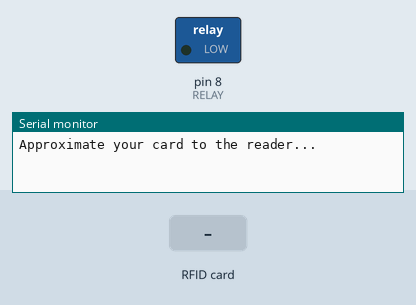
Recording of a sketch running on a simulated Arduino Uno, built with avr-gcc and run on an emulated ATmega328P. Parts: switched loads named in the sketch (green lamp = pin HIGH), the last lines printed to the serial monitor. Inputs (shaded band) come from the test bench. Pins used as bus, display or sensor lines are not drawn.

Above: at 1.2 s.
1.3 s: RFID card 5E 7A 19 C4 held to the reader
At 2.1 s:
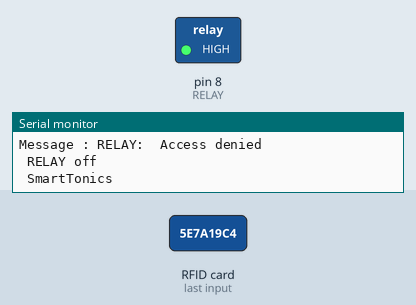
2.8 s: RFID card 89 18 79 63 held to the reader
At 4.0 s:
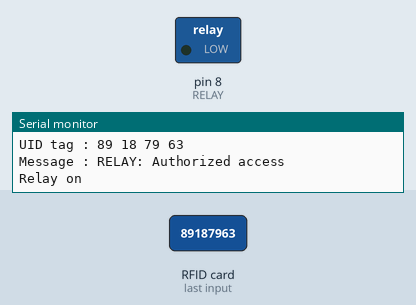
Timing chart, 0 to 5.8 s (numbered marks = the images above; inputs shaded):
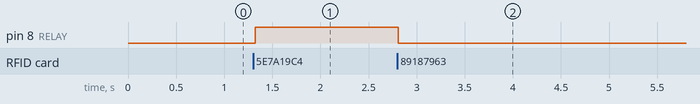

The sketch:

rfid_prueva_web_1.ino
```cpp
#include <SPI.h>
#include <MFRC522.h>
#define RELAY 8
#define SS_PIN 10
#define RST_PIN 9
MFRC522 mfrc522(SS_PIN, RST_PIN);   // Create MFRC522 instance.
void setup()
{
pinMode (RELAY,OUTPUT);
Serial.begin(9600);   // Initiate a serial communication
SPI.begin();      // Initiate  SPI bus
mfrc522.PCD_Init();   // Initiate MFRC522
Serial.println("Approximate your card to the reader...");
Serial.println();
}
void loop()
{
// Look for new cards
if ( ! mfrc522.PICC_IsNewCardPresent())
{
return;
}
// Select one of the cards
if ( ! mfrc522.PICC_ReadCardSerial())
{
return;
}
//Show UID on serial monitor
Serial.print("UID tag :");
String content= "";
byte letter;
for (byte i = 0; i < mfrc522.uid.size; i++)
{
Serial.print(mfrc522.uid.uidByte[i] < 0x10 ? " 0" : " ");
Serial.print(mfrc522.uid.uidByte[i], HEX);
content.concat(String(mfrc522.uid.uidByte[i] < 0x10 ? " 0" : " "));
content.concat(String(mfrc522.uid.uidByte[i], HEX));
}
Serial.println();
Serial.print("Message : ");
Serial.print("RELAY: ");
content.toUpperCase();
if (content.substring(1) == "89 18 79 63") //change here the UID of the card/cards that you want to give access
{
Serial.println("Authorized access");
Serial.println();
Serial.println("Relay on");
digitalWrite (RELAY,LOW);
delay(1000);
}
else   {
Serial.println(" Access denied");
Serial.println(" RELAY off");
Serial.println(" SmartTonics");
digitalWrite(RELAY,HIGH);
}
}
```

Measured:
- after the input at 1.3 s, pin 8 (RELAY): LOW → HIGH at once
- after the input at 2.8 s, pin 8 (RELAY): HIGH → LOW at once
